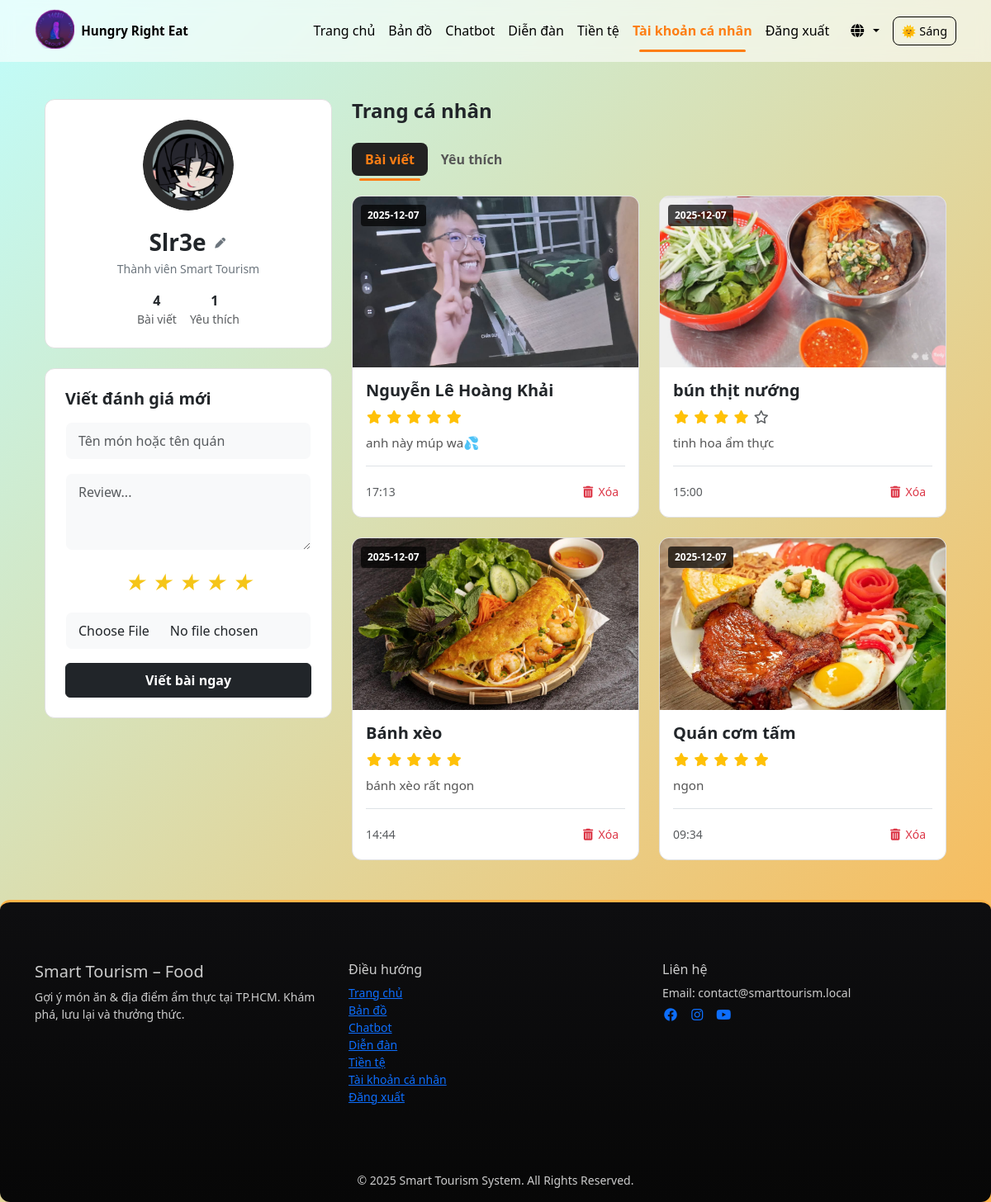
The app's page /account (signed in) with its own data.
### tables this page shows
CREATE TABLE users (
            id INTEGER PRIMARY KEY AUTOINCREMENT,
            username TEXT UNIQUE NOT NULL,
            email TEXT UNIQUE NOT NULL,
            password TEXT NOT NULL,
            verified INTEGER DEFAULT 0
        , avatar TEXT DEFAULT 'default.png', bio TEXT DEFAULT '');

CREATE TABLE food_posts (
            id INTEGER PRIMARY KEY AUTOINCREMENT,
            user_id INTEGER NOT NULL,
            food_name TEXT NOT NULL,
            description TEXT NOT NULL,
            image_filename TEXT,
            posted_at TEXT NOT NULL, rating INTEGER DEFAULT 5,
            FOREIGN KEY (user_id) REFERENCES users (id)
        );

### app.py (the view, shortened to what this page needs)
@app.route('/account')
@login_required
def account_page():
    user_id = session['user_id']
    user = get_user_by_id(user_id)
    if user and user['username'] != session.get('username'):
        session['username'] = user['username']
    username = user['username']
    user_bio = user['bio'] if user['bio'] else ""
    user_posts = get_food_posts_by_user(user_id)
    raw_favorites = get_favorites_by_user(user_id)
    enriched_favorites = []
    for fav in raw_favorites:
        fav_id = str(fav['place_id'])
        found_food = next((f for f in foods_data if str(f['id']) == fav_id), None)
        if found_food:
            enriched_favorites.append({
                "place_id": fav['place_id'],
                "place_name": fav['place_name'],
                "created_at": fav['created_at'],
                "image": found_food['image'],
                "location": found_food['location'],
                "rating": found_food['rating'],
                "price": found_food.get('price', 'Updating'), # Thêm fallback
                "hours": found_food.get('hours', 'Updating')
            })
    user = get_user_by_id(user_id)
    avatar_url = (
        url_for('static', filename=user['avatar'])
        if user and user['avatar']
        else url_for('static', filename='images/default-avatar.jpg')
    )
    return render_template(
        'account.html',
        user=user,
        username=username,
        user_bio=user_bio,
        avatar_url=avatar_url,
        posts=user_posts,
        favorites=enriched_favorites
    )

### templates/account.html (shortened to what this page needs)
{% extends "base.html" %}
{% block content %}
<link rel="stylesheet" href="{{ url_for('static', filename='css/account.css') }}">
<div class="container mt-4 mb-5">
    <div class="row g-4 justify-content-center">
        <div class="col-lg-4">
            <div class="flat-card mb-4 text-center p-4">
                <div class="avatar-wrapper mb-3">
                    <form id="avatarForm" action="{{ url_for('upload_avatar') }}" method="POST" enctype="multipart/form-data">
                        <label for="avatarInput" class="avatar-hover">
                            <img
                                src="{{ avatar_url }}"
                                class="avatar-img"
                                onerror="this.src='/static/images/default-avata.jpg'">
                        </label>
                    </form>
                </div>
                <div class="d-flex align-items-center justify-content-center gap-2 mb-1">
                    <h3 class="fw-bold mb-0">{{ username }}</h3>
                    <button class="btn btn-sm btn-link text-secondary p-0" data-bs-toggle="modal" data-bs-target="#editProfileModal" title="{{ lang.edit_profile }}">
                        <i class="fas fa-pen" style="font-size: 0.8rem;"></i>
                    </button>
                </div>
                {% if user_bio %}
                    <p class="text-muted fst-italic small mb-3 px-2">"{{ user_bio }}"</p>
                {% else %}
                    <p class="text-secondary small mb-3">{{ lang.profile_member }}</p>
                {% endif %}
                <div class="d-flex justify-content-center gap-3 text-center">
                    <div>
                        <div class="fw-bold">{{ posts|length }}</div>
                        <div class="small text-muted">{{ lang.profile_posts }}</div>
                    </div>
                    <div>
                        <div class="fw-bold">{{ favorites|length }}</div>
                        <div class="small text-muted">{{ lang.profile_fav }}</div>
                    </div>
                </div>
            </div>
            <div class="flat-card p-4 sticky-top" style="top: 80px; z-index: 1;">
                <h5 class="fw-bold mb-3">{{ lang.profile_write }}</h5>
                <form method="POST" action="{{ url_for('your_account') }}" enctype="multipart/form-data">
                    <div class="mb-3">
                        <input type="text" class="form-control flat-input" name="food_name" placeholder="{{ lang.profile_title_post }}" required>
                    </div>
                    <div class="mb-3">
                        <textarea class="form-control flat-input" name="description" rows="3" placeholder="Review..." required></textarea>
                    </div>
                    <div class="mb-3 text-center">
                        <div class="star-rating" id="starRating">
                            <i class="star" data-value="1">★</i>
                            <i class="star" data-value="2">★</i>
                            <i class="star" data-value="3">★</i>
                            <i class="star" data-value="4">★</i>
                            <i class="star" data-value="5">★</i>
                        </div>
                    </div>
                    <div class="mb-3">
                        <input class="form-control flat-input" type="file" name="image" accept="image/*">
                    </div>
                    <button type="submit" class="btn btn-dark w-100 fw-bold py-2">{{ lang.profile_write_now }}</button>
                </form>
            </div>
        </div>
        <div class="col-lg-8">
            <h4 class="fw-bold mb-4">{{ lang.profile_title }}</h4>
            <ul class="nav nav-pills mb-4" id="pills-tab" role="tablist">
                <li class="nav-item">
                    <button class="nav-link active fw-bold" id="pills-posts-tab" data-bs-toggle="pill" data-bs-target="#pills-posts" type="button">
                        {{ lang.profile_posts }}
                    </button>
                </li>
                <li class="nav-item">
                    <button class="nav-link fw-bold" id="pills-fav-tab" data-bs-toggle="pill" data-bs-target="#pills-fav" type="button">
                        {{ lang.profile_fav }}
                    </button>
                </li>
            </ul>
            <div class="tab-content" id="pills-tabContent">
                <div class="tab-pane fade show active" id="pills-posts">
                    {% if posts %}
                        <div class="row g-4">
                            {% for post in posts %}
                            <div class="col-md-6">
                                <div class="flat-card h-100 post-card">
                                    <div class="card-img-wrapper">
                                        <img src="{{ url_for('static', filename=post.image_filename.replace('\\', '/')) if post.image_filename else url_for('static', filename='images/default_food.jpg') }}"
                                            class="post-img"
                                            alt="{{ post.food_name }}"
                                            data-default="{{ url_for('static', filename='images/default_food.jpg') }}"
                                            onerror="this.onerror=null; this.src=this.dataset.default;">
                                        <div class="card-date-overlay">
                                            {{ post.posted_at.split(' ')[0] }}
                                        </div>
                                    </div>
                                    <div class="card-body p-3 d-flex flex-column">
                                        <h5 class="card-title fw-bold text-truncate">{{ post.food_name }}</h5>
                                        <div class="rating-stars mb-2">
                                            {% set star = post.rating if post.rating else 5 %}
                                            {% for i in range(1, 6) %}
                                                {% if i <= star %}
                                                    <i class="fas fa-star text-warning"></i>
                                                {% else %}
                                                    <i class="far fa-star text-muted"></i>
                                                {% endif %}
                                            {% endfor %}
                                        </div>
                                        <p class="description-text mb-3 flex-grow-1">{{ post.description }}</p>
                                        <div class="d-flex justify-content-between align-items-center pt-3 border-top">
                                            <small class="text-muted">{{ post.posted_at.split(' ')[1][:5] }}</small>
                                            <form action="{{ url_for('delete_post', post_id=post.id) }}" method="POST" onsubmit="return confirm('Bạn có chắc muốn xóa bài viết này không?');" style="display:inline;">
                                                <button type="submit" class="btn btn-sm btn-outline-danger border-0" title="{{ lang.clear }}">
                                                    <i class="fas fa-trash-alt"></i> {{ lang["clear"] }}
                                                </button>
                                            </form>
                                        </div>
                                    </div>
                                </div>
                            </div>
                            {% endfor %}
                        </div>
                    {% else %}
                        <div class="text-center py-5 bg-light rounded">
                            <p class="text-muted">{{ lang.profile_no_post }}</p>
                        </div>
                    {% endif %}
                </div>
            </div>
        </div>
    </div>
</div>
<link rel="stylesheet" href="https://cdnjs.cloudflare.com/ajax/libs/font-awesome/6.0.0/css/all.min.css">
{% endblock %}

### templates/base.html (shortened to what this page needs)
<!DOCTYPE html>
<html lang="vi">
<head>
    <link href="https://cdn.jsdelivr.net/npm/bootstrap@5.3.2/dist/css/bootstrap.min.css" rel="stylesheet">
    <link rel="stylesheet" href="https://cdnjs.cloudflare.com/ajax/libs/animate.css/4.1.1/animate.min.css"/>
    <link href="https://unpkg.com/aos@2.3.1/dist/aos.css" rel="stylesheet">
    <link rel="stylesheet" href="https://cdnjs.cloudflare.com/ajax/libs/font-awesome/7.0.1/css/all.min.css" />
    <link rel="stylesheet" href="{{ url_for('static', filename='css/base.css') }}">
    <link rel="stylesheet" href="{{ url_for('static', filename='css/darkmode.css') }}">
    <link rel="stylesheet" href="{{ url_for('static', filename='css/index.css') }}">
    <link rel="stylesheet" href="{{ url_for('static', filename='css/chatbot.css') }}">
    <link rel="stylesheet" href="https://unpkg.com/leaflet/dist/leaflet.css">
</head>
<body>
    <nav class="navbar navbar-expand-lg navbar-dark fixed-top">
        <div class="container">
            <a class="navbar-brand d-flex align-items-center gap-2" href="{{ url_for('index') }}">
                <img class="brand-logo" src="{{ url_for('static', filename='images/logo.png') }}" alt="logo">
                <span class="brand-title">Hungry Right Eat</span>
            </a>
            <div class="collapse navbar-collapse" id="navbarNav">
                <ul class="navbar-nav ms-auto d-flex align-items-center">
                    <a class="nav-link {% if request.endpoint == 'index' %}active{% endif %}"
                        href="{{ url_for('index') }}">
                        {{ lang.home }}
                    </a>
                    <a class="nav-link {% if request.endpoint == 'map_page' %}active{% endif %}"
                        href="{{ url_for('map_page') }}">
                        {{ lang.map }}
                    </a>
                    <a class="nav-link {% if request.endpoint == 'chatbot_page' %}active{% endif %}"
                        href="{{ url_for('chatbot_page') }}">
                        {{ lang.chatbot_chat_title }}
                    </a>
                    <a class="nav-link {% if request.endpoint == 'forum_page' %}active{% endif %}"
                        href="{{ url_for('forum_page') }}">
                        {{ lang.forum }}
                    </a>
                    <a class="nav-link {% if request.endpoint == 'exchange_page' %}active{% endif %}"
                        href="{{ url_for('exchange_page') }}">
                        {{lang.currency}}
                    </a>
                    {% if session.get('user_id') %}
                    <a class="nav-link {% if request.endpoint == 'account_page' %}active{% endif %}"
                        href="{{ url_for('your_account') }}">
                        {{ lang.your_account }}
                    </a>
                    <a class="nav-link {% if request.endpoint == 'auth.logout' %}active{% endif %}"
                        href="{{ url_for('auth.logout') }}">
                        {{ lang.logout }}
                    </a>
                    {% endif %}
                    <li class="nav-item dropdown ms-2">
                        <a class="nav-link dropdown-toggle" href="#" id="langDropdown" role="button" data-bs-toggle="dropdown" aria-expanded="false">
                            <i class="fas fa-globe"></i>
                        </a>
                    </li>
                    <li class="nav-item ms-2">
                        <button class="btn btn-outline-light btn-sm"
                                id="themeToggleBtn"
                                data-dark="{{ t.dark }}"
                                data-light="{{ t.light }}">
                        </button>
                    </li>
                </ul>
            </div>
        </div>
    </nav>
    <div class="container mt-0 pt-4">
    </div>
    <main class="container mt-0 pt-0">
        {% block content %}{% endblock %}
    </main>
    <footer class="footer mt-5">
        <div class="container">
            <div class="row py-5 align-items-start">
                <div class="col-md-4 mb-3">
                    <h5>Smart Tourism – Food</h5>
                    <p class="small mb-0">{{ lang.des }}</p>
                </div>
                <div class="col-md-4 mb-3">
                    <h6>{{ lang.navig }}</h6>
                    <ul class="list-unstyled small">
                        <li><a href="{{ url_for('index') }}">{{ lang.home }}</a></li>
                        <li><a href="{{ url_for('map_page') }}">{{ lang.map }}</a></li>
                        <li><a href="{{ url_for('chatbot_page') }}">{{ lang.chatbot_chat_title }}</a></li>
                        <li><a href="{{ url_for('forum_page') }}">{{ lang.forum }}</a></li>
                        <li><a href="{{ url_for('exchange_page') }}">{{ lang.currency }}</a></li>
                        {% if session.get('user_id') %}
                        <li><a href="{{ url_for('your_account') }}">{{ lang.your_account }}</a></li>
                        <li><a href="{{ url_for('auth.logout') }}">{{ lang.logout }}</a></li>
                        {% else %}
                        <li><a href="{{ url_for('auth.register') }}">{{ lang.register }}</a></li>
                        <li><a href="{{ url_for('auth.login') }}">{{ lang.login }}</a></li>
                        {% endif %}
                    </ul>
                </div>
                <div class="col-md-4 mb-3">
                    <h6>{{ lang.contact }}</h6>
                    <p class="small mb-1">Email: contact@smarttourism.local</p>
                    <div>
                        <a class="me-2 social-icon" href="#"><i class="fab fa-facebook"></i></a>
                        <a class="me-2 social-icon" href="#"><i class="fab fa-instagram"></i></a>
                        <a class="me-2 social-icon" href="#"><i class="fab fa-youtube"></i></a>
                    </div>
                </div>
            </div>
            <div class="text-center pb-3 small">
                &copy; 2025 Smart Tourism System. All Rights Reserved.
            </div>
        </div>
    </footer>
</body>
</html>

### records on screen
users: username "Slr3e"
food_posts: image_filename (picture), posted_at "2025-12-07", food_name "Nguyễn Lê Hoàng Khải", description "anh này múp wa💦", posted_at "17:13", clear "Xóa"
food_posts: image_filename (picture), posted_at "2025-12-07", food_name "bún thịt nướng", description "tinh hoa ẩm thực", posted_at "15:00", clear "Xóa"
food_posts: image_filename (picture), posted_at "2025-12-07", food_name "Bánh xèo", description "bánh xèo rất ngon", posted_at "14:44", clear "Xóa"
food_posts: image_filename (picture), posted_at "2025-12-07", food_name "Quán cơm tấm", description "ngon", posted_at "09:34", clear "Xóa"

### other values on screen
{{ lang.home }} "Trang chủ"
{{ lang.map }} "Bản đồ"
{{ lang.chatbot_chat_title }} "Chatbot"
{{ lang.forum }} "Diễn đàn"
{{ lang.currency }} "Tiền tệ"
{{ lang.your_account }} "Tài khoản cá nhân"
{{ lang.logout }} "Đăng xuất"
{{ lang.profile_member }} "Thành viên Smart Tourism"
{{ posts|length }} "4"
{{ lang.profile_posts }} "Bài viết"
{{ favorites|length }} "1"
{{ lang.profile_fav }} "Yêu thích"
{{ lang.profile_write }} "Viết đánh giá mới"
{{ lang.profile_write_now }} "Viết bài ngay"
{{ lang.profile_title }} "Trang cá nhân"
